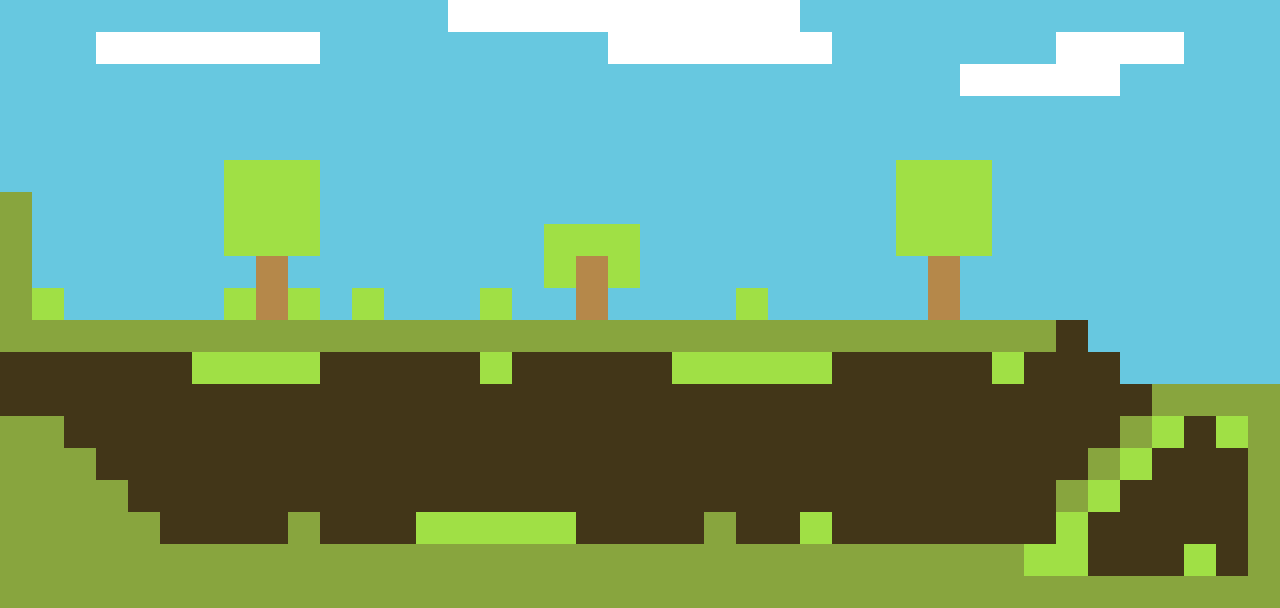

Tiled map render using the project's own tile images. Description and the map definition, with tile-layer contents summarised, below:
An orthogonal 40x19 tile map with 32x32 px tiles, 3 tile layers (background, ground, backdrop) and 12 objects.

<map version="1.0" orientation="orthogonal" width="40" height="19" tilewidth="32" tileheight="32">
 <properties>
  <property name="endx" value="39" />
  <property name="endy" value="11" />
  <property name="startx" value="0" />
  <property name="starty" value="12" />
 </properties>
 <tileset firstgid="1" name="tiles" tilewidth="32" tileheight="32">
  <image source="../gfx/tiles.png" width="160" height="160" />
 </tileset>
 <layer name="background" width="40" height="19">
  <data>[760 cells, 674 non-empty, 6 distinct tile ids]</data>
 </layer>
 <layer name="ground" width="40" height="19">
  <data>[760 cells, 91 non-empty, 1 distinct tile ids]</data>
 </layer>
 <layer name="backdrop" width="40" height="19">
  <data>[760 cells, 0 non-empty, 0 distinct tile ids]</data>
 </layer>
 <objectgroup name="blocks" width="40" height="19" visible="0">
  <object gid="1" x="1024" y="545">
   <properties>
    <property name="col" value="3" />
    <property name="row" value="0" />
   </properties>
  </object>
 </objectgroup>
 <objectgroup name="items" width="40" height="19">
  <object gid="6" x="1152" y="544" />
  <object gid="6" x="576" y="289" />
  <object gid="6" x="256" y="194" />
  <object gid="6" x="929" y="193" />
  <object gid="6" x="480" y="510" />
  <object gid="6" x="35" y="273" />
 </objectgroup>
 <objectgroup name="monsters" width="40" height="19" visible="0">
  <object gid="1" x="571" y="502" />
  <object gid="1" x="903" y="498" />
  <object gid="1" x="387" y="512" />
  <object gid="1" x="213" y="494" />
 </objectgroup>
 <objectgroup name="instructions" width="40" height="19" visible="0">
  <object gid="1" x="1152" y="556">
   <properties>
    <property name="text" value="$$**$!" />
   </properties>
  </object>
 </objectgroup>
</map>